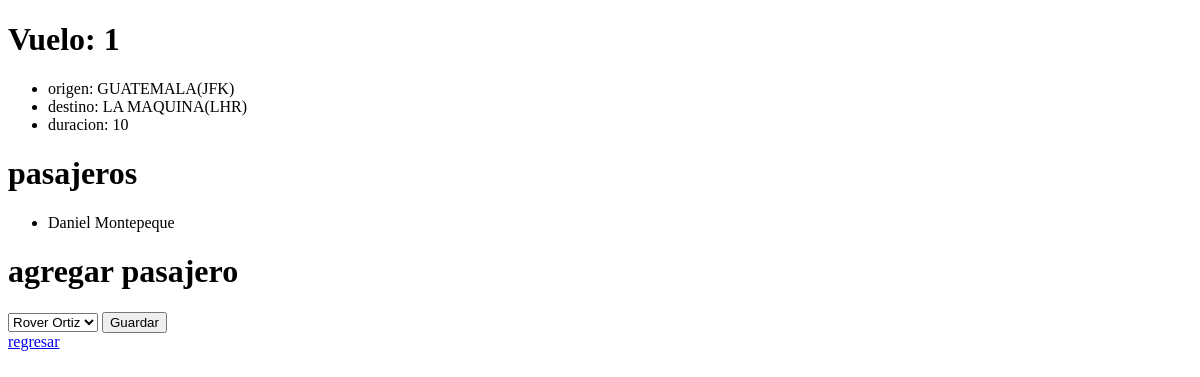
Before: /modelo1/1 with the older database file.
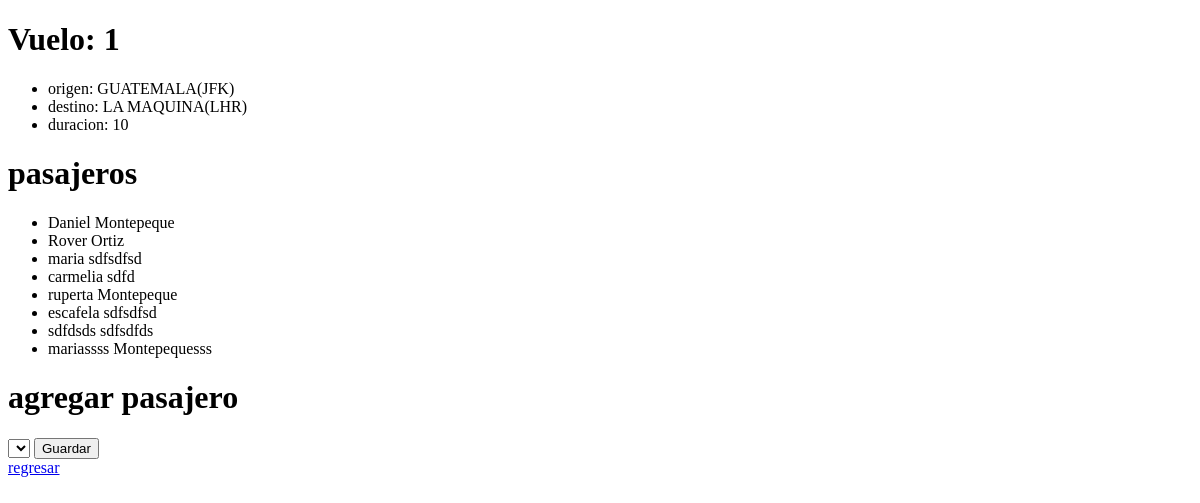
After: the same page with the newer database file.
### modelo1/models.py (models this page shows)
class Pasajero(models.Model):
    first = models.CharField(max_length=64)
    last = models.CharField(max_length=64)
    edad = models.IntegerField()
    vuelos = models.ManyToManyField(Vuelos, blank=True, related_name="pasajero")
    def __str__(self):
        return f"{self.first} {self.last}"

### modelo1/views.py (the view)
# urls.py: path("<int:vuelo_id>", views.vuelo, name="vuelo"),
def vuelo(request, vuelo_id):
    vuelo= Vuelos.objects.get(pk=vuelo_id)
    return render(request, "vuelos/vuelo.html",{
        "vuelo": vuelo,
        "pasajero": vuelo.pasajero.all(),
        "no_pasajero": Pasajero.objects.exclude(vuelos=vuelo).all()
    })

### modelo1/models.py (called while the page is built)
    def __str__(self):
        return f"{self.city}({self.code})"

### modelo1/templates/vuelos/vuelo.html (shortened to what this page needs)
{%extends 'vuelos/layout.html'%}
{%block body%}
    <h1>Vuelo: {{vuelo.id}}</h1>
    <ul>
        <li>origen: {{vuelo.origin}}</li>
        <li>destino: {{vuelo.destination}}</li>
        <li>duracion: {{vuelo.duration}}</li>
    </ul>
    <h1>pasajeros</h1>
    <ul>
        {%for pasa in pasajero%}
            <li>{{pasa}}</li>
            {%empty%}
                <li>no hay pasajeros</li>
        {%endfor%}
    </ul>
    <h1>agregar pasajero</h1>
    <form action="{%url 'book' vuelo.id %}" method="post">
        <select name="pasajero" id="">
            {%for pasajero in no_pasajero%}
                <option value="{{pasajero.id}}">{{pasajero}}</option>
            {%endfor%}
        </select>
        <input type="submit" value="Guardar">
    </form>
    <a href="{%url 'index'%}">regresar</a>
{%endblock%}

Changed rows visible on the page:
now on this page (row unchanged): Pasajero: first+last "Rover Ortiz"
added Pasajero: first+last "maria sdfsdfsd"
added Pasajero: first+last "carmelia sdfd"
added Pasajero: first+last "ruperta Montepeque"
added Pasajero: first+last "escafela sdfsdfsd"
added Pasajero: first+last "sdfdsds sdfsdfds"
added Pasajero: first+last "mariassss Montepequesss"
Other visible differences:
form field pasajero: "Rover Ortiz" → (not shown)
